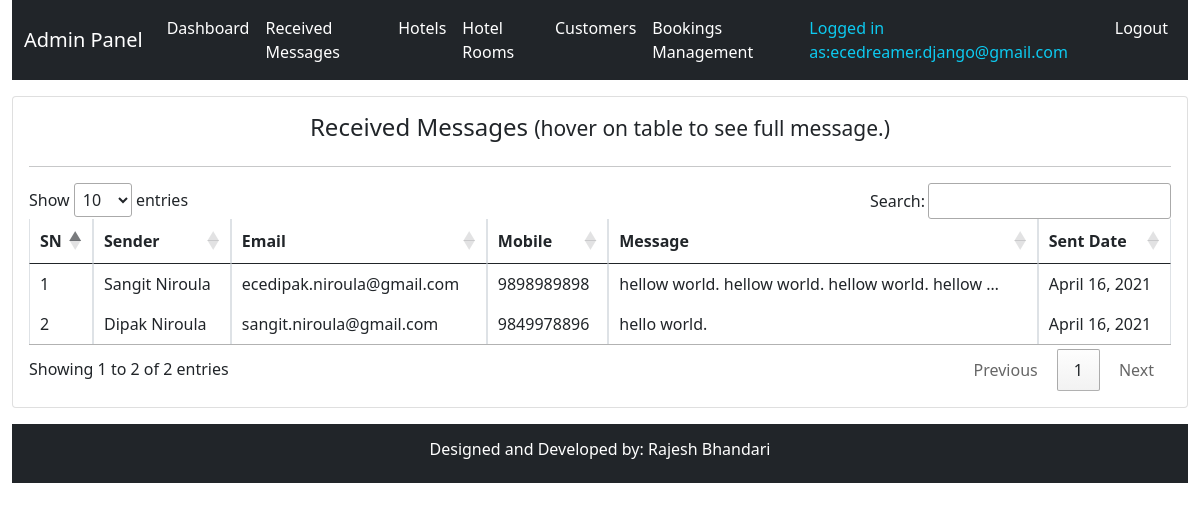
The page /system-admin/received-messages/ (signed in) on the database its author committed.
### hbsapp/models.py (models this page shows, shortened)
class TimeStamp(models.Model):
    created_at = models.DateTimeField(auto_now_add=True)
    updated_at = models.DateTimeField(auto_now=True)
    class Meta:
        abstract = True

class Message(TimeStamp):
    full_name = models.CharField(max_length=200)
    mobile = models.CharField(max_length=20)
    email = models.EmailField(null=True, blank=True)
    message = models.TextField()

### hbsapp/views.py (the view)
class AdminMessageListView(AdminRequiredMixin, View):
    def get(self, request, *args, **kwargs):
        context = self.context
        context["all_messages"] = Message.objects.order_by("-id")
        return render(request, "admintemplates/adminmessagelist.html", context)

### hbsapp/views.py (called while the page is built)
    def dispatch(self, request, *args, **kwargs):
        try:
            self.admin = request.user.admin
            self.context = {
                "admin": self.admin
            }
        except Exception as e:
            print(e)
            return redirect(reverse("hbsapp:adminlogin") + "?next=" + request.path)
        return super(AdminRequiredMixin, self).dispatch(request, *args, **kwargs)

### templates/admintemplates/adminmessagelist.html (shortened to what this page needs)
{% extends 'admintemplates/adminbase.html' %}
{% block css %}
<link rel="stylesheet" href="//cdn.datatables.net/1.10.24/css/jquery.dataTables.min.css">
{% endblock %}
{% block content %}
<div class="row mt-3">
    <div class="col-md-12">
        <div class="card p-3">
            <div class="row">
                <div class="col-md-12">
                    <h4 class="text-center">Received Messages <small>(hover on table to see full message.)</small></h4>
                </div>
            </div>
            <hr>
            <div class="row">
                <div class="col-md-12">
                    <table class="table table-bordered">
                        <thead>
                            <tr>
                                <th>SN</th>
                                <th>Sender</th>
                                <th>Email</th>
                                <th>Mobile</th>
                                <th>Message</th>
                                <th>Sent Date</th>
                            </tr>
                        </thead>
                        <tbody>
                            {% for message in all_messages %}
                            <tr title="{{message.message}}" style="cursor: pointer;">
                                <td>{{forloop.counter}}</td>
                                <td>{{message.full_name}}</td>
                                <td>{{message.email}}</td>
                                <td>{{message.mobile}}</td>
                                <td>{{message.message|truncatechars:50}}</td>
                                <td>{{message.created_at|date}}</td>
                            </tr>
                            {% endfor %}
                        </tbody>
                    </table>
                </div>
            </div>
        </div>
    </div>
</div>
{% endblock %}

### templates/admintemplates/adminbase.html (shortened to what this page needs)
<!DOCTYPE html>
<html lang="en">
<head>
    <link href="https://cdn.jsdelivr.net/npm/bootstrap@5.0.0-beta3/dist/css/bootstrap.min.css" rel="stylesheet">
    {% block css %}
    {% endblock %}
</head>
<body class="container-fluid">
    <nav class="navbar navbar-expand-lg navbar-dark bg-dark">
        <div class="container-fluid">
            <a class="navbar-brand" href="{% url 'hbsapp:adminhome' %}">Admin Panel </a>
            <div class="collapse navbar-collapse" id="navbarSupportedContent">
                <ul class="navbar-nav me-auto mb-2 mb-lg-0">
                    <li class="nav-item">
                        <a class="nav-link active" aria-current="page" href="{% url 'hbsapp:adminhome' %}">Dashboard</a>
                    </li>
                    <li class="nav-item">
                        <a class="nav-link active" aria-current="page" href="{% url 'hbsapp:adminmessagelist' %}">Received Messages</a>
                    </li>
                    <li class="nav-item">
                        <a class="nav-link active" aria-current="page" href="{% url 'hbsapp:adminhotellist' %}">Hotels</a>
                    </li>
                    <li class="nav-item">
                        <a class="nav-link active" aria-current="page" href="{% url 'hbsapp:adminroomlist' %}">Hotel Rooms</a>
                    </li>
                    <li class="nav-item">
                        <a class="nav-link active" aria-current="page" href="{% url 'hbsapp:admincustomerlist' %}">Customers</a>
                    </li>
                    <li class="nav-item">
                        <a class="nav-link active" aria-current="page" href="{% url 'hbsapp:adminbookinglist' %}">Bookings Management</a>
                    </li>
                </ul>
                <ul class="d-flex navbar-nav">
                    {% if request.user.admin %}
                    <li><a class="nav-link text-info">Logged in as:{{request.user.username}}</a></li>
                    <li class="nav-item"><a class="nav-link active" aria-current="page"
                            href="{% url 'hbsapp:customerlogout' %}">Logout</a>
                    </li>
                    {% endif %}
                </ul>
            </div>
        </div>
    </nav>
    {% block content %}{% endblock %}
    <footer class="footer bg-dark text-white p-3 mt-3">
        <div style="row">
            <div class="col-md-12">
                <h6 class="text-center">Designed and Developed by: Rajesh Bhandari</h6>
            </div>
        </div>
    </footer>
</body>
</html>

### rows shown on the page
Message: full_name "Sangit Niroula", email "ecedipak.niroula@gmail.com", mobile "9898989898", message "hellow world. hellow world. hellow world. hellow …", created_at "April 16, 2021"
Message: full_name "Dipak Niroula", email "sangit.niroula@gmail.com", mobile "9849978896", message "hello world.", created_at "April 16, 2021"

### other values the page prints
{{ request.user.username }} "ecedreamer.django@gmail.com"
